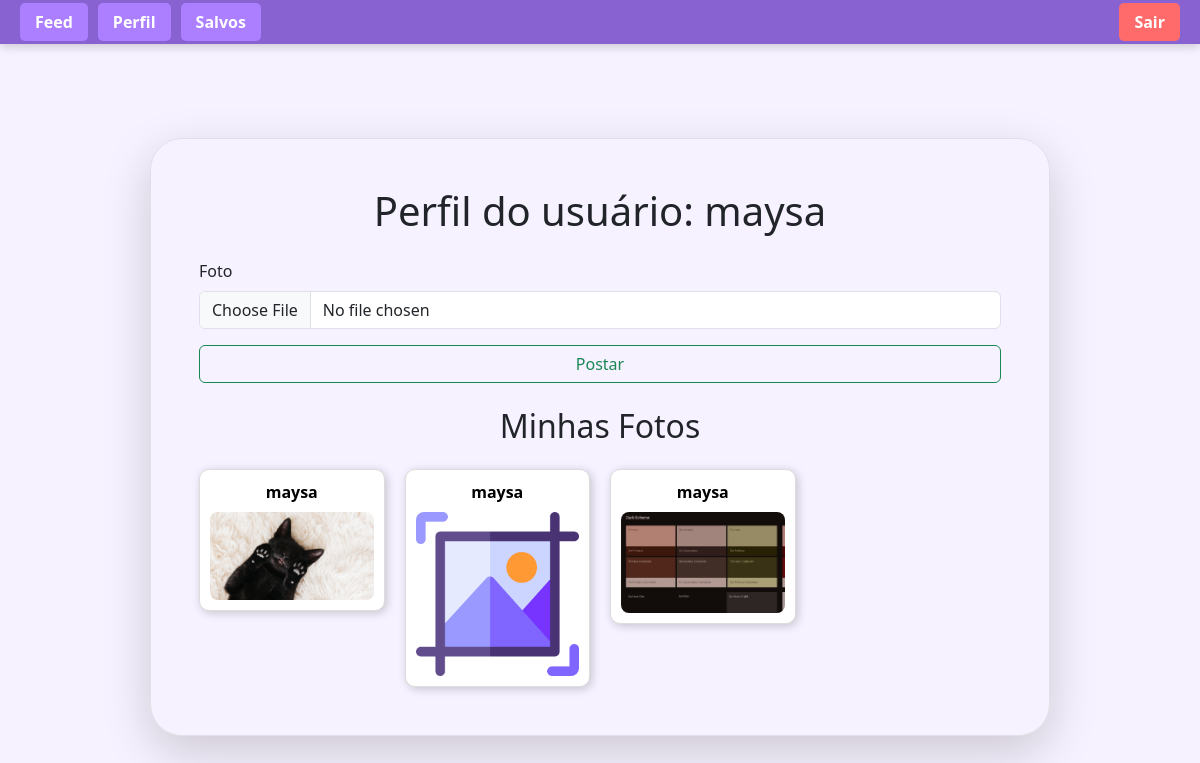
The page /profile/1 (signed in) on the database as committed earlier.
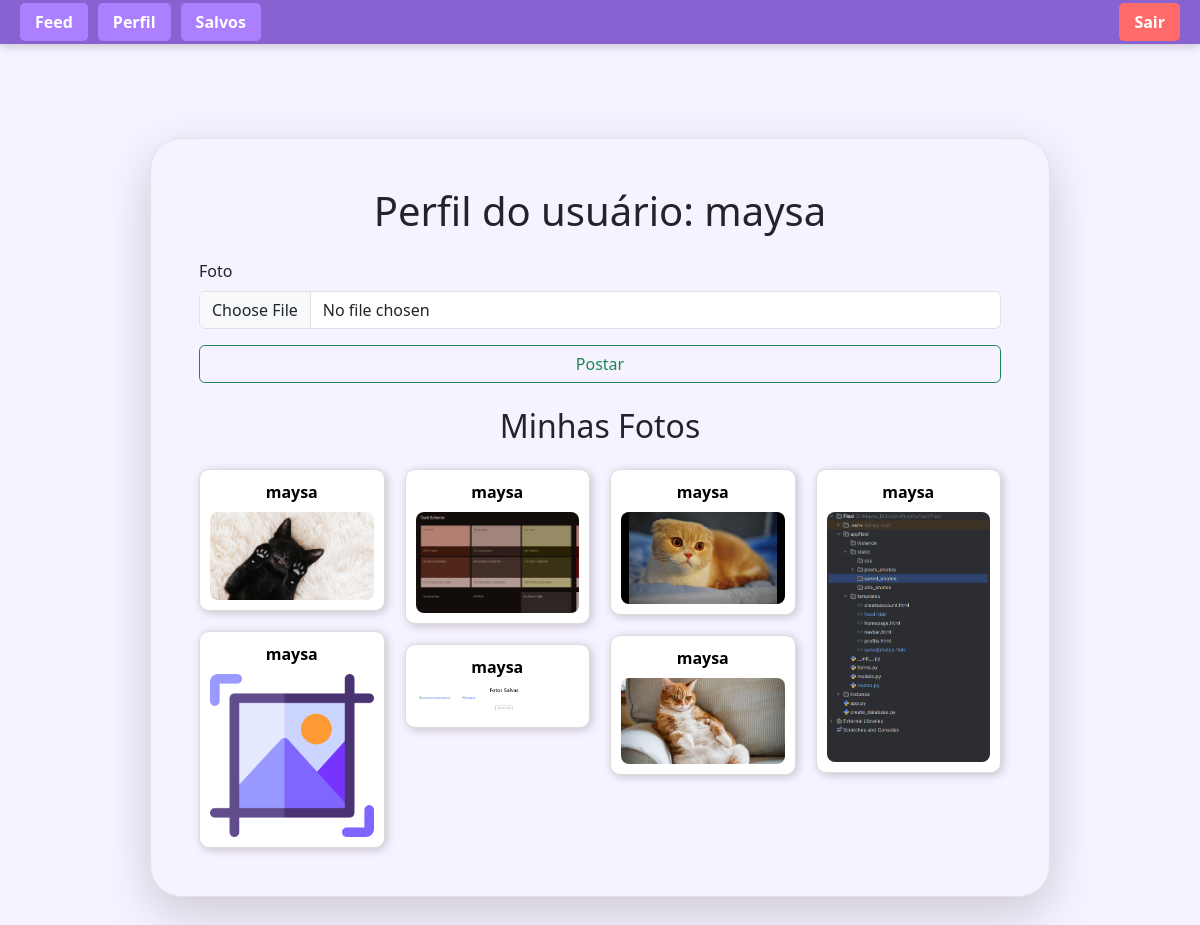
The same page on the database as committed later.
### appflexi/models.py (models this page shows)
class User(database.Model, UserMixin):
    id = database.Column(database.Integer, primary_key=True)
    username = database.Column(database.String(20), unique=True, nullable=False)
    email = database.Column(database.String(100), unique=True, nullable=False)
    password = database.Column(database.String(60), nullable=False)
    photos = database.relationship('Photo', backref='user', lazy=True)

class Photo(database.Model):
    id = database.Column(database.Integer, primary_key=True)
    file_name = database.Column(database.String(255), default="default.png")
    upload_date = database.Column(
        database.DateTime(timezone=True),
        nullable=False,
        default=lambda: datetime.now(timezone.utc)
    )
    user_id = database.Column(
        database.Integer,
        database.ForeignKey('user.id'),
        nullable=False
    )

### appflexi/routes.py (the view, shortened to what this page needs)
@app.route('/profile/<user_id>', methods=['GET', 'POST'])
@login_required
def profile(user_id):
    if int(user_id) == int(current_user.id):
        photo_form = PhotoForm()
        return render_template('profile.html', user=current_user, form=photo_form)
    else:
        user = User.query.get(int(user_id))
        return render_template('profile.html', user=user, form=None)

### appflexi/forms.py
class PhotoForm(FlaskForm):
    photo = FileField("Foto",validators=[DataRequired()])
    submit = SubmitField("Postar")

### appflexi/models.py (called while the page is built)
@login_manager.user_loader
def load_user(user_id):
    return User.query.get(int(user_id))

### appflexi/templates/profile.html (shortened to what this page needs)
{% extends "HomePage.html" %}
{% block form %}
{% include "navbar.html" %}
<div class="d-flex justify-content-center" style="margin-top:90px;">
    <div class="border m-5 shadow-lg rounded-5 p-5 w-75">
        <h1 class="text-center mb-4">Perfil do usuário: {{ user.username }}</h1>
        {% if form %}
        <form method="post" enctype="multipart/form-data">
            <div class="mb-3">
                {{ form.photo.label(class="form-label") }}
                {{ form.photo(class="form-control") }}
            </div>
            {{ form.submit(class="btn btn-outline-success w-100") }}
        </form>
        {% endif %}
        <h2 class="text-center mt-4 mb-4">Minhas Fotos</h2>
        {% if user.photos %}
        <div style=" columns: 4; column-gap: 20px;">
            {% for photo in user.photos %}
            <div style="break-inside: avoid; margin-bottom: 20px; background:white; padding:10px; border-radius:10px; border:1px solid #ddd; box-shadow:2px 2px 10px rgba(0,0,0,0.2); display:block;">
                <p class="text-center fw-bold mb-2" style="color:black;">
                    {{ user.username }}
                </p>
                <img src="{{ url_for('static', filename='posts_photos/' ~ photo.file_name) }}" style="width:100%; border-radius:8px; display:block;" alt="{{ photo.file_name }}">
            </div>
            {% endfor %}
        </div>
        {% else %}
            <p class="text-center alert alert-info">Você ainda não enviou nenhuma foto.</p>
        {% endif %}
    </div>
</div>
{% endblock %}

Rows that differ between the two databases and show on the page:
added Photo: {{ user.username }} "maysa", file_name (picture)
added Photo: {{ user.username }} "maysa", file_name (placeholder picture)
added Photo: {{ user.username }} "maysa", file_name (picture)
added Photo: {{ user.username }} "maysa", file_name (picture)
